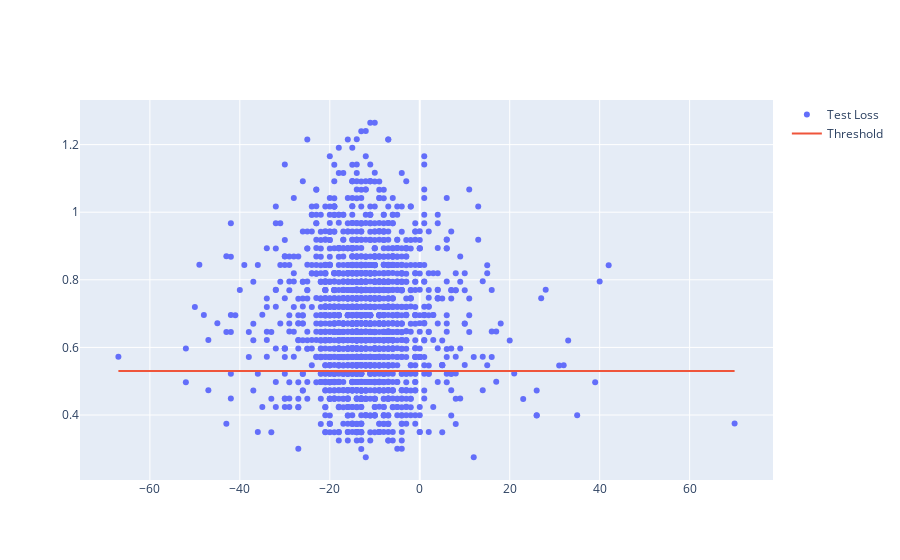

The notebook cell saved with this chart:
### Code cell
fig = go.Figure()
fig.add_trace(go.Scatter(x=test[time_steps:].date, y=test_score_df.loss,
                    mode='markers',
                    name='Test Loss'))
fig.add_trace(go.Scatter(x=test[time_steps:].date, y=test_score_df.threshold,
                    mode='lines',
                    name='Threshold'))
fig.update_layout(showlegend=True)
fig.show()

### Figure 1 — Plotly figure (JSON) as saved in the notebook; plotly's stock layout.template omitted (floating-point values rounded to 4 significant figures; data arrays with more than 128 entries replaced by an {"elided": "..."} marker saying what was removed)
{"data": [{"mode": "markers", "name": "Test Loss", "type": "scatter", "x": {"elided": "1970 int values"}, "y": {"elided": "1970 float values"}}, {"mode": "lines", "name": "Threshold", "type": "scatter", "x": {"elided": "1970 int values"}, "y": {"elided": "1970 float values"}}], "layout": {"showlegend": true}}
